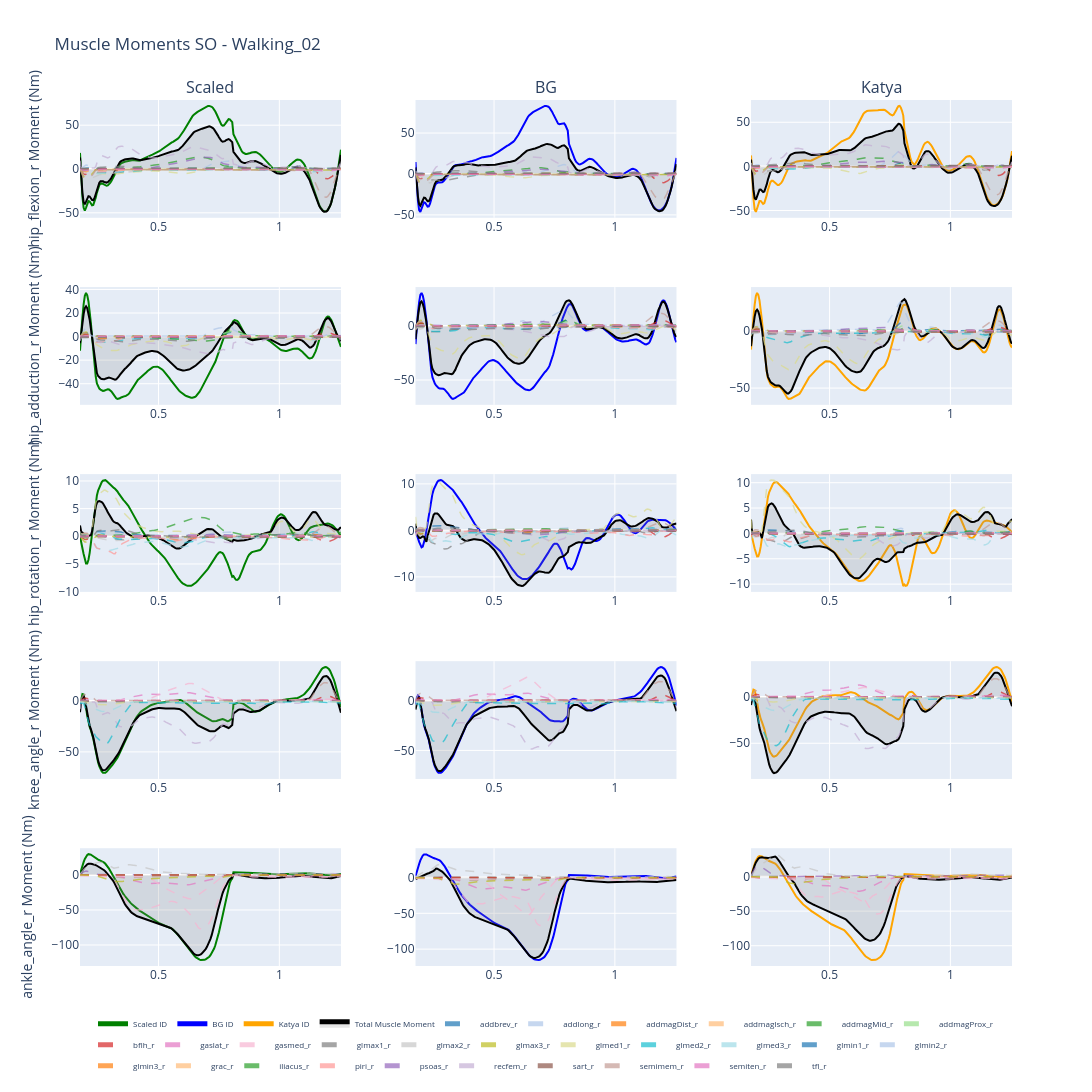

Write notebook code for a chart like this one.
### Code cell
create_muscle_moment_interactive(mode='SO')

create_muscle_moment_interactive(mode='CEINMS')
